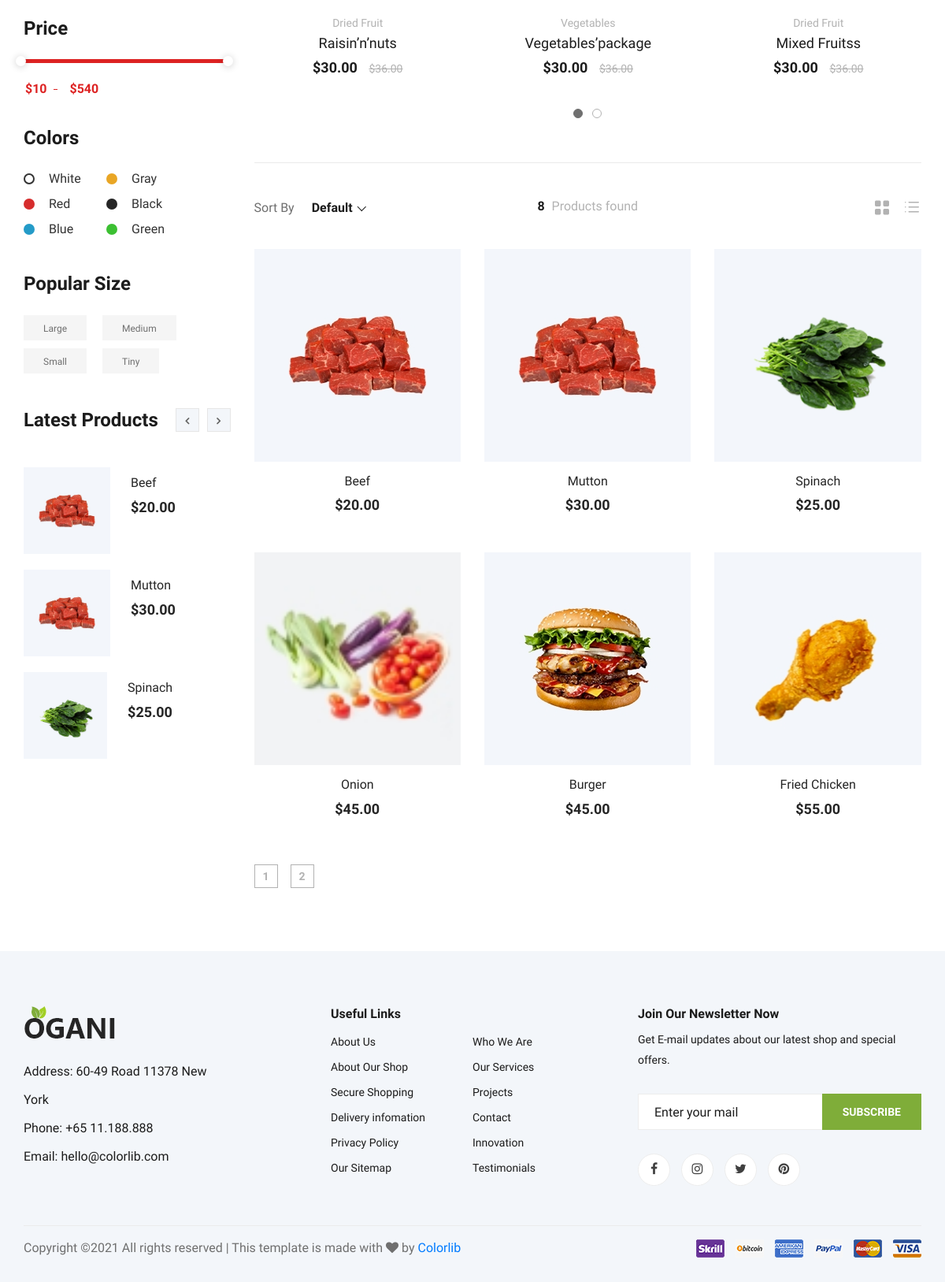
The app's page /shop.php (lower part), older data.
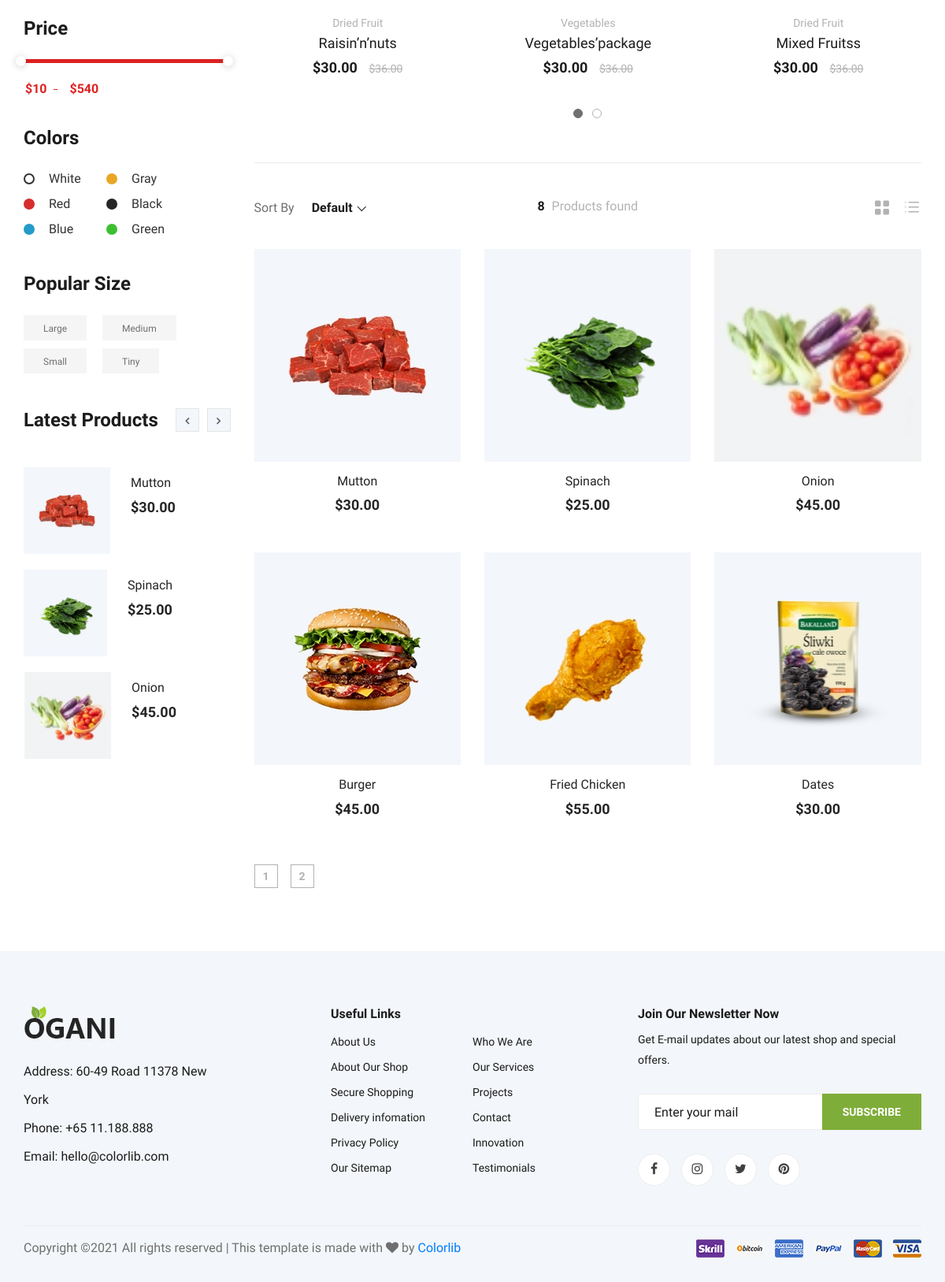
The same page, newer data.
### tables this page shows
CREATE TABLE `products` (
  `id` int(11) NOT NULL,
  `title` varchar(255) NOT NULL,
  `img` varchar(255) NOT NULL,
  `price` varchar(255) NOT NULL,
  `description` varchar(225) NOT NULL,
  `info` varchar(255) NOT NULL,
  `dep_id` varchar(255) NOT NULL,
  `rate` varchar(255) NOT NULL,
  `review` varchar(255) NOT NULL
);

### includes/function.php (called while the page is built, shortened)
<?php
include_once 'db.php';
function get_latest_products() {
  global $connection;
	$query = "SELECT * FROM products LIMIT 6 ";
    $result = mysqli_query( $connection, $query );
    $latest_products = [];
	while($product = mysqli_fetch_array($result)){
		$latest_products[] = $product;
	}
	return $latest_products;
}

### shop.php (the view, shortened to what the changed rows need)
<?php include 'includes/header.php'?>
    <section class="product spad">
        <div class="container">
            <div class="row">
                <div class="col-lg-3 col-md-5">
                    <div class="sidebar">
                        <div class="sidebar__item">
                            <div class="latest-product__text">
                                <div class="latest-product__slider owl-carousel">
                                    <?php
						$latest_products = get_latest_products();
						$total_products  = count( $latest_products );
						$counter            = 0;
						$products_per_slide = 3;
						foreach ( $latest_products as $product ) :
							$modula = $counter % $products_per_slide;
							$counter ++;
							if ( $modula === 0 ) {
								echo '<div class="latest-prdouct__slider__item">';
							}
							$id          = $product['id'];
							$title       = $product['title'];
							$img         = $product['img'];
							$id_dep      = $product['dep_id'];
							$price       = $product['price'];
							printf( '<a href="product_details.php?id=%s&dep_id=%s" class="latest-product__item">
                                                    <div class="latest-product__item__pic">
                                                        <img src="img/%s" alt="">
                                                    </div>
                                                    <div class="latest-product__item__text">
                                                        <h6>%s</h6>
                                                        <span>%s</span>
                                                    </div>
                                                </a>',
								$id,
                                $id_dep,
                                $img,
								$title,
								$price,
							);
							if ( ( $modula === $products_per_slide - 1 ) || $counter === $total_products ) {
								echo '</div>';
							}
						endforeach;
						?>
                                </div>
                            </div>
                        </div>
                    </div>
                </div>
                <div class="col-lg-9 col-md-7">
<?php
$query = "SELECT * FROM products" ;
$select_query = mysqli_query($connection, $query);
$count = mysqli_num_rows($select_query);
printf(' <h6><span>%s</span> Products found</h6>',
      $count
      );
?>
                    <div class="row">
<?php
 $per_page = 6;
            if(isset($_GET['page'])) {
            $page = $_GET['page'];
            } else {
                $page = "";
            }
            if($page == "" || $page == 1) {
                $page_1 = 0;
            }
                else {
                $page_1 = ($page * $per_page) - $per_page;
            }
        $count  = ceil($count /$per_page);
        $query = "SELECT * FROM products LIMIT $page_1, $per_page ";
        $select_all_posts_query = mysqli_query($connection,$query);
while ( $product = mysqli_fetch_array($select_all_posts_query)) {
    $id = $product['id'];
    $title = $product['title'];
    $img = $product['img'];
    $dep_id = $product['dep_id'];
    $price = $product['price'];
 printf('<div class="col-lg-4 col-md-6 col-sm-6">
													<div class="product__item">
														<div class="product__item__pic set-bg" data-setbg="img/%s">
															<ul class="product__item__pic__hover">
																<li><a href="#"><i class="fa fa-heart"></i></a></li>
																<li><a href="#"><i class="fa fa-retweet"></i></a></li>
																<li><a href="product_details.php?id=%s&dep_id=%s"><i class="fa fa-shopping-cart"></i></a></li>
															</ul>
														</div>
														<div class="product__item__text">
															<h6><a href="product_details.php">%s</a></h6>
															<h5>%s</h5>
														</div>
													</div>
												</div>',
	                            $img,
                                $id,
                                $dep_id,
	                            $title,
	                            $price
                            );
}
?>
                    </div>
                              <div class="product__pagination">
  <?php
for($i= 1; $i<= $count; $i++)  {
  if($i == $page) {
             echo "<a class='active_link' href='shop.php?page={$i}'>{$i}</a>";
  }
    else {
            echo "<a href='shop.php?page={$i}'>$i</a>";
        }
}
     ?>
                        </div>
                        </div>
                        </div>
                </div>
    </section>
</body>
</html>

Row changes from the older to the newer data that the page shows:
removed products: img (picture), title "Beef", price "$20.00"
now on one of the page's lists (row edited): products: title "Onion", price "$45.00"
now on this page (row edited): products: shows a picture, title "Dates", price "$30.00", shown under "8Products found"
